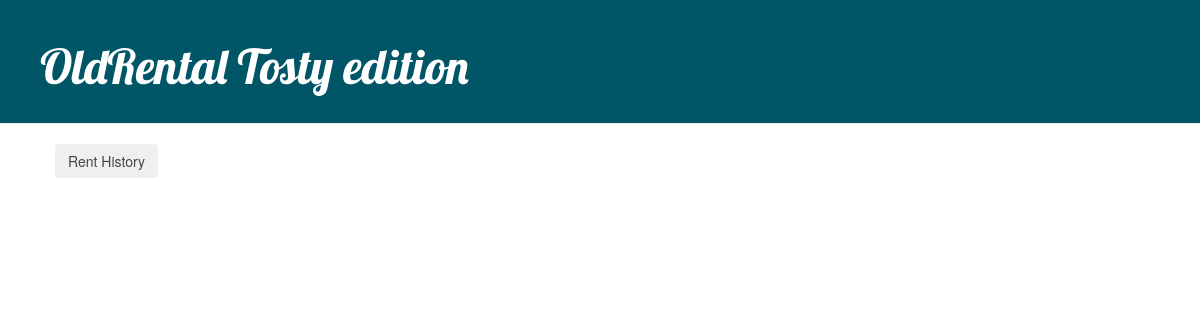
The page /books/ on the database as committed earlier.
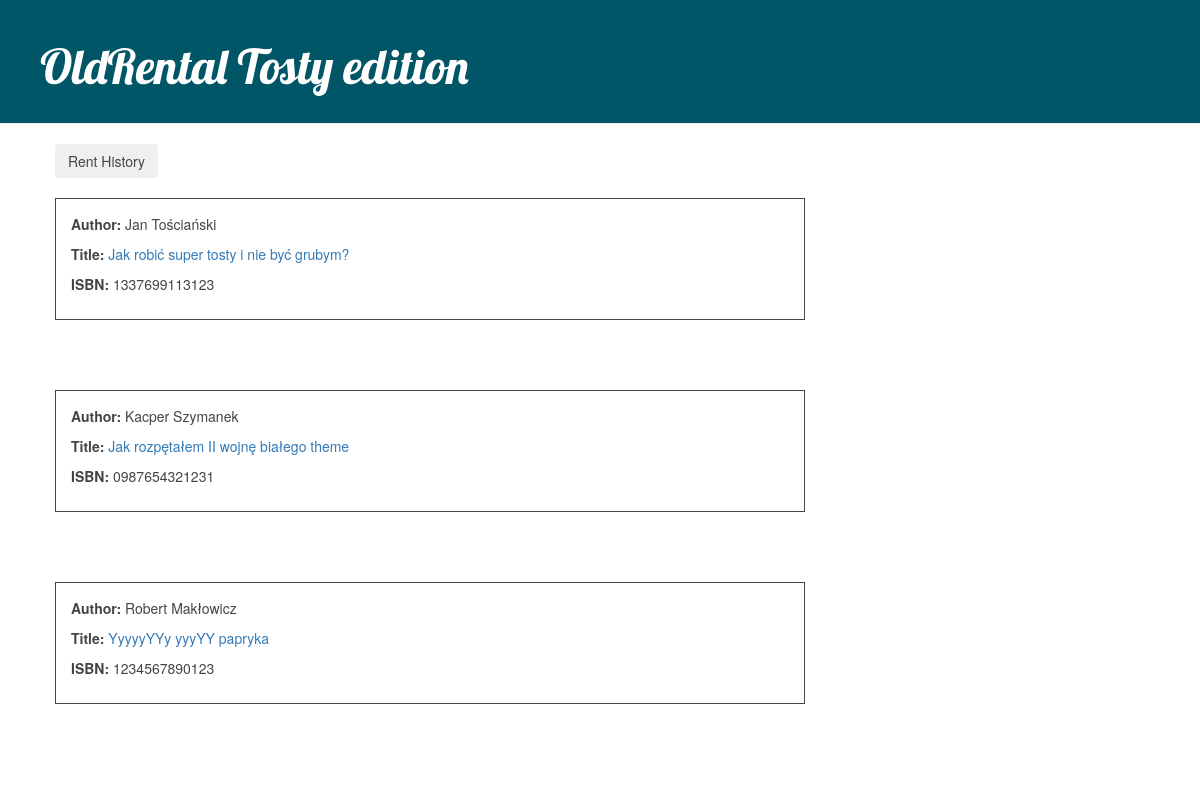
The same page on the database as committed later.
### oldrental/models.py (models this page shows, shortened)
class Book(models.Model):
    author = models.CharField(max_length=64)
    title = models.CharField(max_length=64)
    genre = models.ForeignKey(Genre, related_name='books', on_delete=models.PROTECT)
    isbn = models.CharField(unique=True, max_length=13, validators=[
        RegexValidator(regex='^[0-9]{13}$', message='ISBN must be 13 digit long!', code='no_match')])
    user_rentier = models.ForeignKey(User, related_name='books', on_delete=models.CASCADE,
                                     default=None, blank=True, null=True)
    rent_date = models.DateTimeField(default=None, blank=True, null=True)
    class Meta:
        unique_together = ('author', 'title', 'genre')
        ordering = ('title',)

### oldrental/views.py (the view)
# urls.py: path('', views.BookView.as_view(), name='books'),
class BookView(View):
    def get(self, request):
        books = Book.objects.filter().order_by('author')
        return render(request, 'books.html', {'books': books})

### templates/books.html (shortened to what this page needs)
{% extends 'base.html' %}
{% block content %}
    <form action = "{% url 'rentedbooks' %}">
        <input type="submit" class="btn btn-secondary" value="Rent History"/>
    </form> <br>
    {% for book in books %}
        <div class="book">
            <div class="author">
                <p><b>Author:</b> {{ book.author }}</p>
                <p><b>Title:</b> <a href="{% url 'books_detail' pk=book.pk %}">{{ book.title }}</a></p>
            </div>
            <p><b>ISBN:</b> {{ book.isbn }}</p>
        </div>
    {% endfor %}
{% endblock %}

Rows that differ between the two databases and show on the page:
added Book: author "Jan Tościański", title "Jak robić super tosty i nie być grubym?", isbn "1337699113123"
added Book: author "Kacper Szymanek", title "Jak rozpętałem II wojnę białego theme", isbn "0987654321231"
added Book: author "Robert Makłowicz", title "YyyyyYYy yyyYY papryka", isbn "1234567890123"
